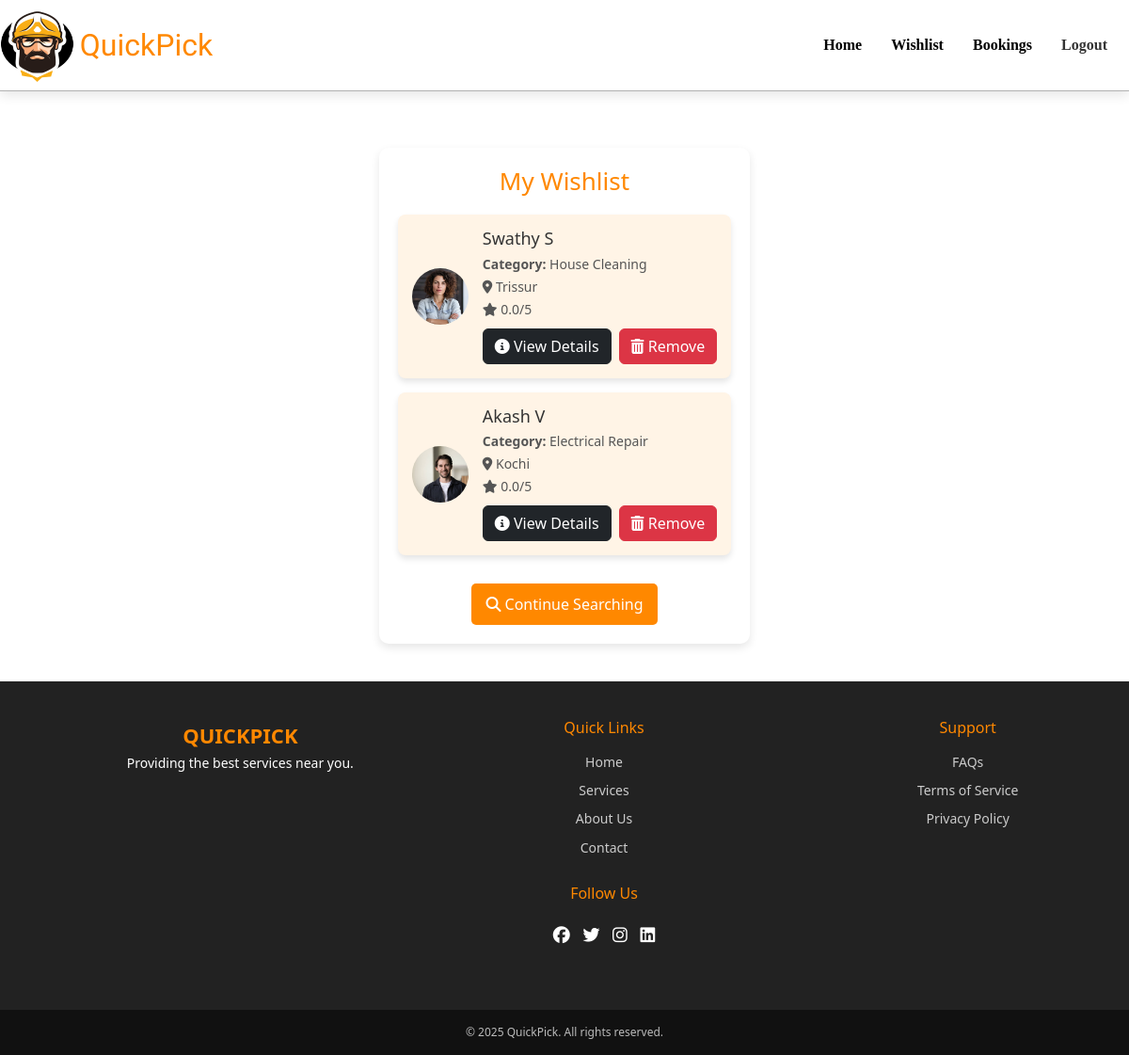
The page /viewWishlist (signed in) on the database its author committed.
### app/models.py (models this page shows, shortened)
class Wishlist(models.Model):
    user=models.ForeignKey(User,on_delete=models.CASCADE)
    pro=models.ForeignKey(ServiceProvider,on_delete=models.CASCADE)

class ServiceProvider(models.Model):
    category = models.ForeignKey(Category, on_delete=models.CASCADE)
    profile = models.FileField()
    name = models.TextField()
    phone = models.IntegerField(unique=True)
    experience = models.IntegerField()
    availability = models.BooleanField(default=True)
    rating = models.FloatField(default=0.0)
    location = models.TextField()
    des = models.TextField()
    charge = models.FloatField()
    working_hours = models.TextField()

class Category(models.Model):
    category = models.TextField()
    img = models.FileField()

### app/views.py (the view)
# urls.py: path('viewWishlist',views.viewWishlist),
def viewWishlist(req):
    if 'user' in req.session:
        user=User.objects.get(username=req.session['user'])
        data=Wishlist.objects.filter(user=user)
        return render(req,'user/wishlist.html',{'data':data})
    else:
        return redirect(user_login)

### templates/user/wishlist.html (shortened to what this page needs)
<!DOCTYPE html>
<html lang="en">
<head>
    {% load static %}
    <link rel="stylesheet" href="{% static 'css/wishlist_style.css' %}">
    <link rel="stylesheet" href="{% static 'css/footer.css' %}">
    <link href="https://cdn.jsdelivr.net/npm/bootstrap@5.3.3/dist/css/bootstrap.min.css" rel="stylesheet">
    <link rel="stylesheet" href="https://cdnjs.cloudflare.com/ajax/libs/font-awesome/6.5.1/css/all.min.css">
    <link href="https://cdn.jsdelivr.net/npm/bootstrap@5.3.3/dist/css/bootstrap.min.css" rel="stylesheet">
</head>
<body>
    <nav class="navbar navbar-expand-lg">
        <img src="static/logo.png" alt="logo" width="80" height="80">
        <a class="navbar-brand" href="#">QuickPick</a>
        <div class="collapse navbar-collapse" id="navbarNav">
          <ul class="navbar-nav ms-auto">
            <li class="nav-item">
              <a class="nav-link active" href="../../">Home</a>
            </li>
            <li class="nav-item">
              <a class="nav-link active" href="../../viewWishlist">Wishlist</a>
            </li>
            <li class="nav-item">
              <a class="nav-link active" href="../../user_bookings">Bookings</a>
            </li>
            <li class="nav-item">
              <a class="nav-link" href="logout">Logout</a>
            </li>
          </ul>
        </div>
      </nav>
    <div class="wishlist-container">
        <h2 class="wishlist-title">My Wishlist</h2>
        {% if data %}
            <div class="wishlist-grid">
                {% for item in data %}
                    <div class="wishlist-card">
                        <img src="{{ item.pro.profile.url }}" alt="{{ item.pro.name }}" class="wishlist-img">
                        <div class="wishlist-info">
                            <h4>{{ item.pro.name }}</h4>
                            <p><strong>Category:</strong> {{ item.pro.category.category }}</p>
                            <p><i class="fas fa-map-marker-alt"></i> {{ item.pro.location }}</p>
                            <p><i class="fas fa-star"></i> {{ item.pro.rating }}/5</p>
                            <div class="wishlist-buttons">
                                <a href="../../view_details/{{item.pro.id}}" class="btn btn-dark">
                                    <i class="fas fa-info-circle"></i> View Details
                                </a>
                                <a href="../../deleteWishlist/{{item.id}}" class="btn btn-danger">
                                    <i class="fas fa-trash-alt"></i> Remove
                                </a>
                            </div>
                        </div>
                    </div>
                {% endfor %}
            </div>
        {% else %}
            <p class="empty-message">No items in your wishlist.</p>
        {% endif %}
        <div class="wishlist-footer">
            <a href="../../" class="btn-continue">
                <i class="fas fa-search"></i> Continue Searching
            </a>
        </div>
    </div>
    <footer class="footer">
        <div class="footer-section">
            <div class="footer-logo">QuickPick</div>
            <p>Providing the best services near you.</p>
        </div>
        <div class="footer-section footer-links">
            <h4>Quick Links</h4>
            <a href="#">Home</a>
            <a href="#">Services</a>
            <a href="#">About Us</a>
            <a href="#">Contact</a>
        </div>
        <div class="footer-section footer-links">
            <h4>Support</h4>
            <a href="#">FAQs</a>
            <a href="#">Terms of Service</a>
            <a href="#">Privacy Policy</a>
        </div>
        <div class="footer-section">
            <h4>Follow Us</h4>
            <div class="footer-social">
                <a href="#"><i class="fab fa-facebook"></i></a>
                <a href="#"><i class="fab fa-twitter"></i></a>
                <a href="#"><i class="fab fa-instagram"></i></a>
                <a href="#"><i class="fab fa-linkedin"></i></a>
            </div>
        </div>
    </footer>
    <div class="footer-bottom">
        &copy; 2025 QuickPick. All rights reserved.
    </div>
</body>
</html>

### static/css/wishlist_style.css (style rules this page uses)
.navbar { background-color: #fff; box-shadow: 0 4px 12px rgba(0, 0, 0, 0.1); padding: 15px 20px; transition: all 0.3s ease; border-bottom: 1px solid rgba(0, 0, 0, 0.301); margin-bottom:20px; }
.navbar-brand { font-size: 2rem !important; font-family: "Sigmar", serif; font-weight: 400; font-style: normal; color: #ff8800 !important; transition: all 0.3s ease; margin-left: 0.4vw; }
.navbar-nav .nav-item .nav-link { font-size: 1rem; color: #333; margin-right: 15px; transition: all 0.3s ease; font-family: "Dancing Script", serif; font-optical-sizing: auto; font-weight: 700; font-style: normal; }
body { display: flex; flex-direction: column; font-family: Arial, sans-serif; background-color: #f8f9fa; }
html, body { height: 100%; margin: 0; padding: 0; }
.wishlist-container { flex-grow: 1; max-width: 500px; margin: 40px auto; padding: 20px; background: white; border-radius: 10px; box-shadow: 0 4px 10px rgba(0, 0, 0, 0.1); text-align: center; }
.wishlist-title { font-size: 26px; color: #ff8800; margin-bottom: 20px; }
.wishlist-grid { display: flex; flex-direction: column; gap: 15px; }
.wishlist-card { background: #fff4e6; border-radius: 8px; padding: 15px; box-shadow: 0 4px 6px rgba(0, 0, 0, 0.1); display: flex; align-items: center; transition: 0.3s; }
.wishlist-img { width: 60px; height: 60px; border-radius: 50%; object-fit: cover; margin-right: 15px; }
.wishlist-info { text-align: left; flex: 1; }
.wishlist-info h4 { font-size: 18px; color: #333; margin-bottom: 5px; }
.wishlist-info p { font-size: 14px; color: #555; margin: 3px 0; }
.wishlist-buttons { display: flex; gap: 8px; margin-top: 10px; }
.btn { padding: 6px 10px; font-size: 14px; border-radius: 5px; transition: 0.3s; text-decoration: none; }
.btn-danger { background-color: #dc3545; color: white; border: none; }
.wishlist-footer { margin-top: 30px; }
.btn-continue { display: inline-block; padding: 10px 15px; font-size: 16px; background-color: #ff8800 !important; color: white; border-radius: 5px; text-decoration: none; transition: 0.3s; }
footer { background-color: #333; color: white; text-align: center; padding: 20px; width: 100%; position: relative; margin-top: auto; }
.footer-bottom { background-color: #222; color: white; text-align: center; padding: 10px; font-size: 14px; }

### static/css/footer.css (style rules this page uses)
.footer { background: #222; background-size:100%; color: white; padding: 40px 20px; font-size: 14px; line-height: 1.6; display: flex; flex-wrap: wrap; justify-content: space-between; align-items: flex-start; }
.footer-section { margin-left:7vw; flex: 1; min-width: 250px; margin-bottom: 20px; }
.footer-logo { font-size: 22px; font-weight: bold; color: #ff8800; text-transform: uppercase; }
.footer-section h4 { font-size: 16px; margin-bottom: 15px; color: #ff8800; }
.footer-links a { display: block; color: #ccc; text-decoration: none; margin-bottom: 8px; transition: color 0.3s; }
.footer-social a { display: inline-block; margin: 5px; color: white; font-size: 18px; transition: color 0.3s; }
.footer-bottom { text-align: center; padding: 15px; background: #111; font-size: 12px; color: #bbb; }

### rows shown on the page
Wishlist: pro.profile (picture), pro.name "Swathy S", pro.category.category "House Cleaning", pro.location "Trissur", pro.rating "0.0"
Wishlist: pro.profile (picture), pro.name "Akash V", pro.category.category "Electrical Repair", pro.location "Kochi", pro.rating "0.0"
